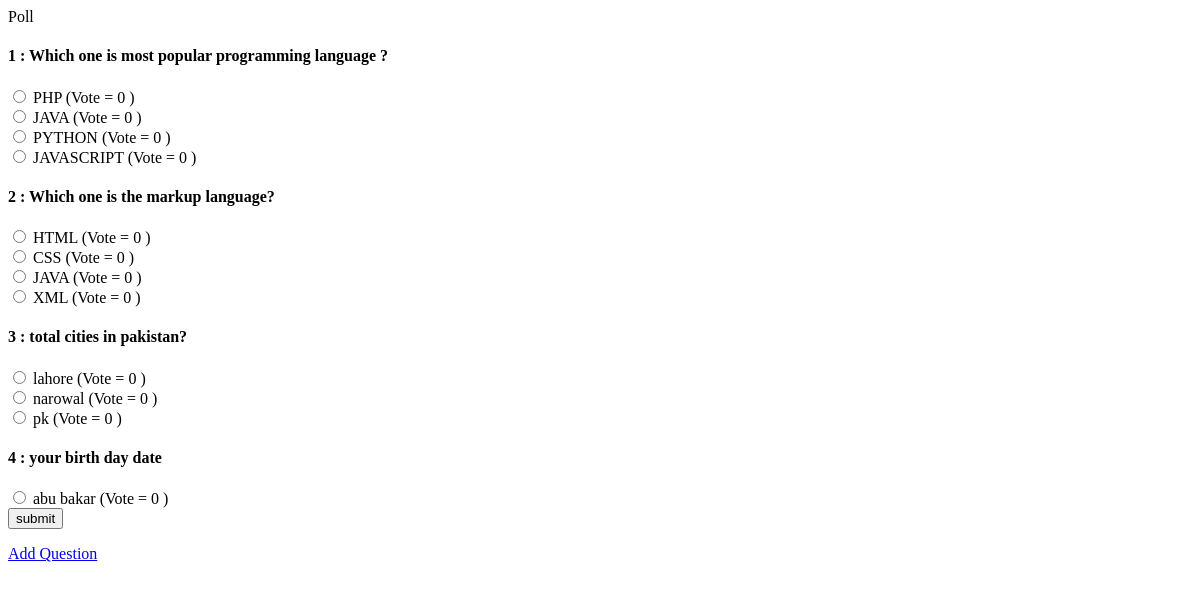
/quiz (signed in), run on an earlier commit of the app's database.
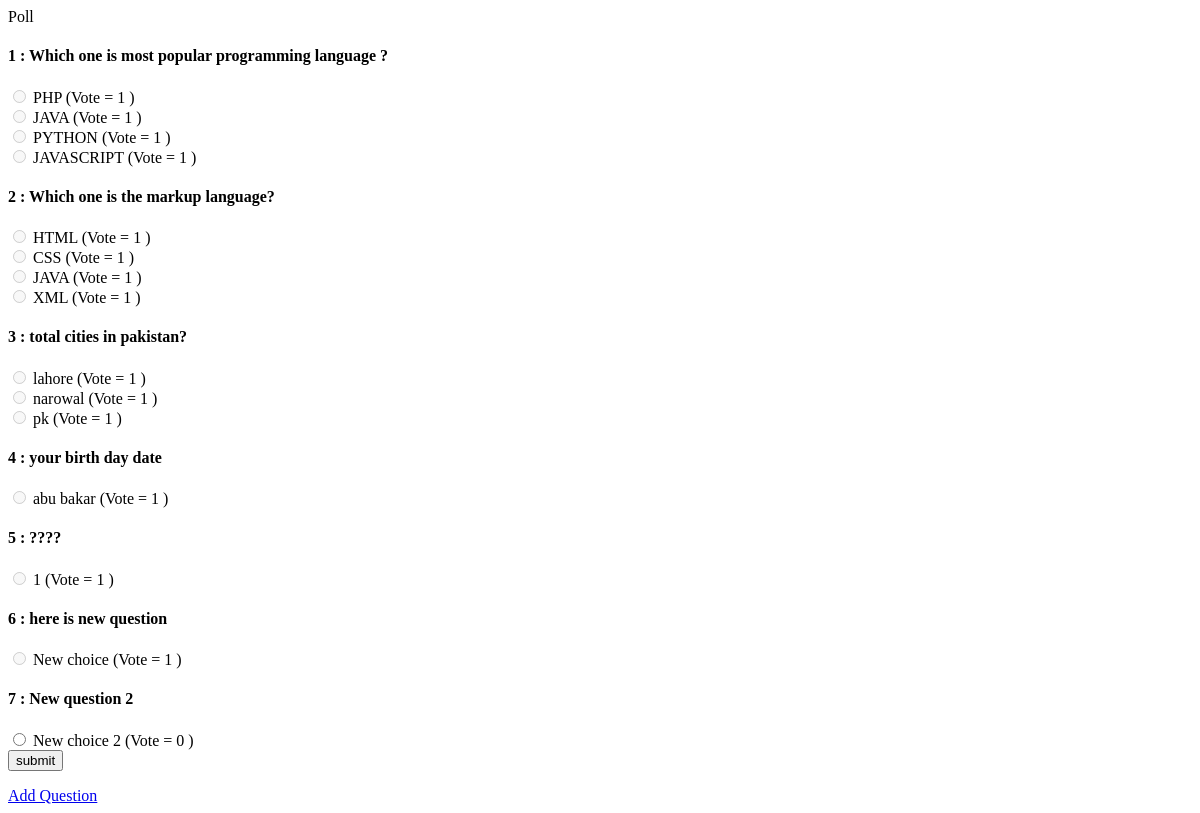
And on a later commit of the database.
### app/models.py (models this page shows, shortened)
class Question(models.Model):
    title=models.CharField(max_length=200)
    q_date=models.DateTimeField(auto_now_add=True)
    voted_by = models.ManyToManyField(settings.AUTH_USER_MODEL, through=Vote)

class Choice(models.Model):
    question=models.ForeignKey(Question, on_delete=models.CASCADE, related_name="choices")
    title=models.CharField(max_length=100)

### app/views.py (the view, shortened to what this page needs)
# urls.py: path('quiz' , All_question , name='quiz')
def All_question(request):
    if request.user.is_authenticated:
        qs=Question.objects.all().annotate(is_user_already_voted=Count("voted_by", filter=Q(voted_by=request.user.id)))
        return render(request, 'quiz.html' ,{'questions':qs})
    else:
        return HttpResponseRedirect('accounts/login')

### app/templates/quiz.html (shortened to what this page needs)
{% load static %}
    <div class="container-fluid">
        <div class="container">
            <p class="text-center alert alert-info mt-5">Poll</p>
            <form action="" method="Post">
                {% for question in questions %}
                <h4><span>{{ forloop.counter }} : </span> {{question.title}}</h4>
                {% for choice in question.choices.all %}
                <input type="radio" name="question-{{question.id}}" value="{{choice.id}}" {% if question.is_user_already_voted %}disabled {% endif %}> {{choice.title}} (Vote =
                {{question.voted_by.count}} )<br>
                {% endfor %}
                {% endfor %}
                <input type="submit" value="submit" class="btn btn-success m-2" {% if question.is_user_already_voted %}disabled{% endif %}>
            </form>
            <a href="{% url 'addquesion' %}" class="btn btn-info mt-3 center">Add Question</a>
        </div>
    </div>

What changed in the data, as far as the page shows it:
computed for Question "Which one is most popular programming language ?": voted_by.count "0" → "1"
computed for Question "Which one is the markup language?": voted_by.count "0" → "1"
computed for Question "total cities in pakistan?": voted_by.count "0" → "1"
computed for Question "your birth day date": voted_by.count "0" → "1"
added Question: title "????", voted_by.count "1"
added Choice: title "1"
added Question: title "here is new question", voted_by.count "1"
added Choice: title "New choice", shown under "here is new question"
added Question: title "New question 2", voted_by.count "0"
added Choice: title "New choice 2", shown under "New question 2"
